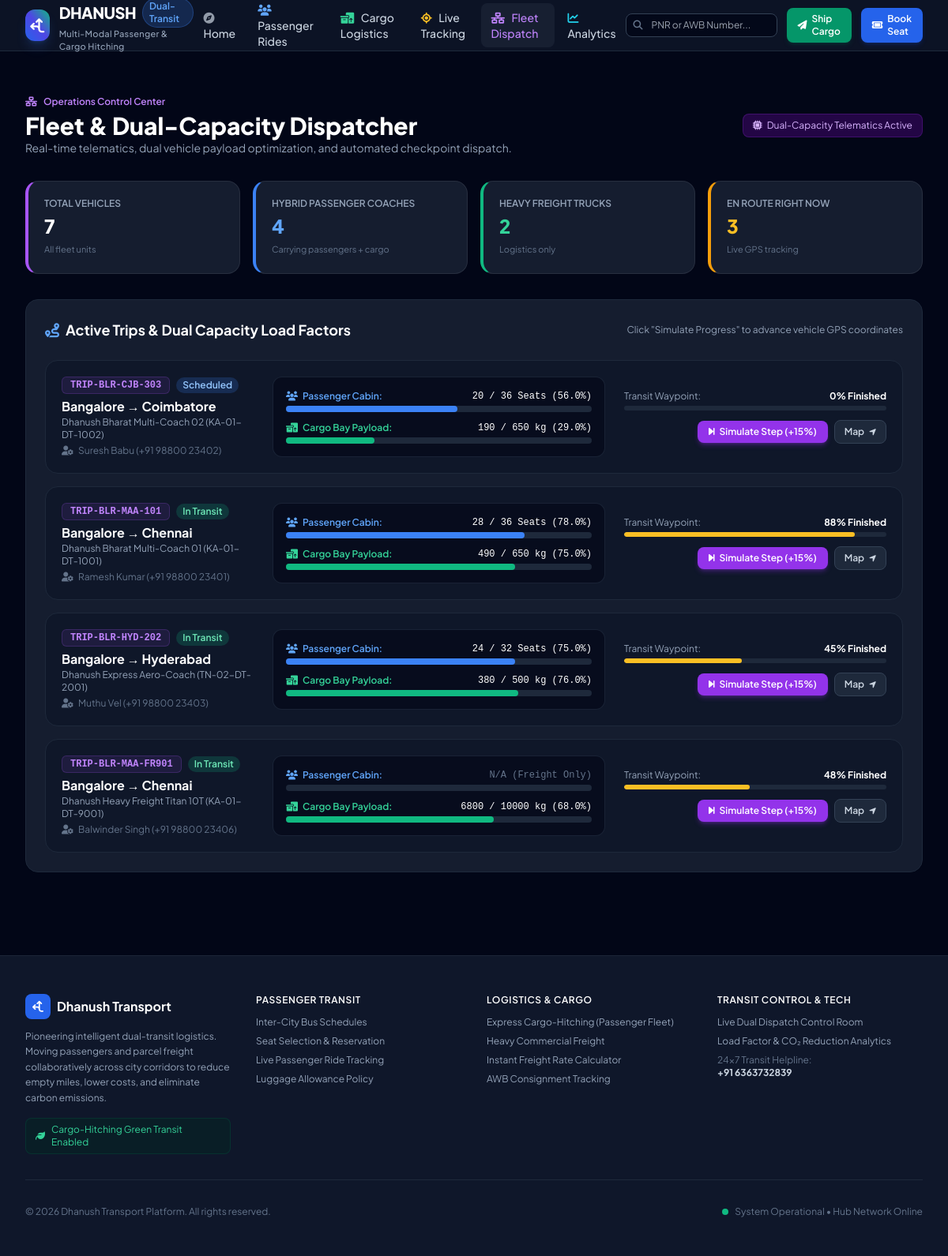
/fleet, run on the app's committed database.
### tables this page shows
CREATE TABLE trips (
        id INTEGER PRIMARY KEY AUTOINCREMENT,
        trip_code TEXT UNIQUE NOT NULL,
        route_id INTEGER NOT NULL,
        vehicle_id INTEGER NOT NULL,
        departure_time TEXT NOT NULL,
        arrival_time TEXT NOT NULL,
        status TEXT DEFAULT 'Scheduled', -- 'Scheduled', 'Boarding & Loading', 'In Transit', 'Completed'
        current_lat REAL,
        current_lng REAL,
        progress_pct INTEGER DEFAULT 0,
        booked_seats INTEGER DEFAULT 0,
        booked_cargo_kg REAL DEFAULT 0,
        FOREIGN KEY (route_id) REFERENCES routes(id),
        FOREIGN KEY (vehicle_id) REFERENCES vehicles(id)
    );

CREATE TABLE hubs (
        id INTEGER PRIMARY KEY AUTOINCREMENT,
        code TEXT UNIQUE NOT NULL,
        name TEXT NOT NULL,
        city TEXT NOT NULL,
        state TEXT NOT NULL,
        address TEXT NOT NULL,
        lat REAL NOT NULL,
        lng REAL NOT NULL,
        phone TEXT
    );

CREATE TABLE vehicles (
        id INTEGER PRIMARY KEY AUTOINCREMENT,
        reg_number TEXT UNIQUE NOT NULL,
        name TEXT NOT NULL,
        vehicle_type TEXT NOT NULL, -- 'Hybrid Passenger Bus', 'Express Cargo Minivan', 'Heavy Freight Truck'
        total_seats INTEGER DEFAULT 0,
        total_cargo_kg REAL DEFAULT 0,
        total_cargo_cbm REAL DEFAULT 0,
        driver_name TEXT NOT NULL,
        driver_phone TEXT NOT NULL,
        current_hub_id INTEGER,
        status TEXT DEFAULT 'Available', -- 'Available', 'In Transit', 'Maintenance'
        FOREIGN KEY (current_hub_id) REFERENCES hubs(id)
    );

### app.py (the view)
@app.route('/fleet')
def fleet_control():
    conn = get_db_connection()
    trips = conn.execute('''
        SELECT t.*, r.distance_km, r.duration_hours,
               v.name as vehicle_name, v.vehicle_type, v.reg_number, v.total_seats, v.total_cargo_kg,
               v.driver_name, v.driver_phone,
               h1.city as origin_city, h1.name as origin_hub_name,
               h2.city as dest_city, h2.name as dest_hub_name
        FROM trips t
        JOIN routes r ON t.route_id = r.id
        JOIN vehicles v ON t.vehicle_id = v.id
        JOIN hubs h1 ON r.origin_hub_id = h1.id
        JOIN hubs h2 ON r.dest_hub_id = h2.id
        ORDER BY t.status DESC, t.id ASC
    ''').fetchall()
    fleet_summary = {
        'total_vehicles': conn.execute("SELECT COUNT(*) FROM vehicles").fetchone()[0],
        'hybrid_coaches': conn.execute("SELECT COUNT(*) FROM vehicles WHERE vehicle_type LIKE '%Passenger%'").fetchone()[0],
        'freight_trucks': conn.execute("SELECT COUNT(*) FROM vehicles WHERE vehicle_type LIKE '%Freight%'").fetchone()[0],
        'active_in_transit': conn.execute("SELECT COUNT(*) FROM trips WHERE status = 'In Transit'").fetchone()[0]
    }
    conn.close()
    return render_template('fleet_dispatch.html', trips=trips, summary=fleet_summary)

### app.py (called while the page is built)
@app.context_processor
def inject_common_data():
    conn = get_db_connection()
    hubs = conn.execute("SELECT * FROM hubs ORDER BY city").fetchall()
    conn.close()
    return {'all_hubs': hubs, 'current_year': datetime.now().year}

### models.py (called while the page is built)
def get_db_connection():
    conn = sqlite3.connect(DB_PATH)
    conn.row_factory = sqlite3.Row
    conn.execute("PRAGMA foreign_keys = ON")
    return conn

### templates/fleet_dispatch.html (shortened to what this page needs)
{% extends "base.html" %}
{% block content %}
<div class="max-w-7xl mx-auto px-4 sm:px-6 lg:px-8 py-10">
    <div class="flex flex-col md:flex-row md:items-center justify-between gap-4 mb-8">
        <div>
            <div class="flex items-center gap-2 text-xs text-purple-400 font-semibold mb-1">
                <i class="fa-solid fa-network-wired"></i> Operations Control Center
            </div>
            <h1 class="text-3xl font-extrabold text-white">Fleet & Dual-Capacity Dispatcher</h1>
            <p class="text-sm text-slate-400">Real-time telematics, dual vehicle payload optimization, and automated checkpoint dispatch.</p>
        </div>
        <div class="flex items-center gap-2">
            <span class="text-xs bg-purple-950/60 border border-purple-800/40 px-3 py-1.5 rounded-lg text-purple-300">
                <i class="fa-solid fa-microchip mr-1"></i> Dual-Capacity Telematics Active
            </span>
        </div>
    </div>
    <div class="grid grid-cols-2 md:grid-cols-4 gap-4 mb-8">
        <div class="glass-card p-5 rounded-2xl border-l-4 border-l-purple-500">
            <span class="text-xs text-slate-400 block font-semibold uppercase">Total Vehicles</span>
            <div class="text-2xl font-black text-white mt-1">{{ summary.total_vehicles }}</div>
            <span class="text-[11px] text-slate-500">All fleet units</span>
        </div>
        <div class="glass-card p-5 rounded-2xl border-l-4 border-l-blue-500">
            <span class="text-xs text-slate-400 block font-semibold uppercase">Hybrid Passenger Coaches</span>
            <div class="text-2xl font-black text-blue-400 mt-1">{{ summary.hybrid_coaches }}</div>
            <span class="text-[11px] text-slate-500">Carrying passengers + cargo</span>
        </div>
        <div class="glass-card p-5 rounded-2xl border-l-4 border-l-emerald-500">
            <span class="text-xs text-slate-400 block font-semibold uppercase">Heavy Freight Trucks</span>
            <div class="text-2xl font-black text-emerald-400 mt-1">{{ summary.freight_trucks }}</div>
            <span class="text-[11px] text-slate-500">Logistics only</span>
        </div>
        <div class="glass-card p-5 rounded-2xl border-l-4 border-l-amber-500">
            <span class="text-xs text-slate-400 block font-semibold uppercase">En Route Right Now</span>
            <div class="text-2xl font-black text-amber-400 mt-1">{{ summary.active_in_transit }}</div>
            <span class="text-[11px] text-slate-500">Live GPS tracking</span>
        </div>
    </div>
    <div class="glass-card rounded-2xl border border-slate-800 p-6">
        <div class="flex items-center justify-between mb-6">
            <h3 class="text-lg font-bold text-white flex items-center gap-2">
                <i class="fa-solid fa-route text-blue-400"></i> Active Trips & Dual Capacity Load Factors
            </h3>
            <span class="text-xs text-slate-400">Click "Simulate Progress" to advance vehicle GPS coordinates</span>
        </div>
        <div class="space-y-4">
            {% for trip in trips %}
            <div class="bg-slate-900/90 rounded-2xl p-5 border border-slate-800 glass-card-hover">
                <div class="grid grid-cols-1 lg:grid-cols-12 gap-6 items-center">
                    <div class="lg:col-span-3">
                        <div class="flex items-center gap-2 mb-1">
                            <span class="text-xs font-mono font-bold px-2.5 py-0.5 rounded-md bg-purple-500/10 text-purple-400 border border-purple-500/20">
                                {{ trip.trip_code }}
                            </span>
                            <span class="text-xs px-2 py-0.5 rounded-full font-semibold {{ 'bg-emerald-500/20 text-emerald-300' if trip.status == 'In Transit' else ('bg-blue-500/20 text-blue-300' if trip.status == 'Scheduled' else 'bg-slate-800 text-slate-400') }}">
                                {{ trip.status }}
                            </span>
                        </div>
                        <h4 class="text-base font-bold text-white mt-1">{{ trip.origin_city }} &rarr; {{ trip.dest_city }}</h4>
                        <p class="text-xs text-slate-400">{{ trip.vehicle_name }} ({{ trip.reg_number }})</p>
                        <p class="text-xs text-slate-500 mt-1"><i class="fa-solid fa-user-gear mr-1"></i> {{ trip.driver_name }} ({{ trip.driver_phone }})</p>
                    </div>
                    <div class="lg:col-span-5 bg-slate-950/60 p-4 rounded-xl border border-slate-800/80 space-y-3">
                        <div>
                            <div class="flex justify-between text-xs mb-1">
                                <span class="text-blue-400 font-semibold flex items-center gap-1.5">
                                    <i class="fa-solid fa-users"></i> Passenger Cabin:
                                </span>
                                <span class="text-white font-mono">
                                    {% if trip.total_seats > 0 %}
                                    {{ trip.booked_seats }} / {{ trip.total_seats }} Seats ({{ (trip.booked_seats / trip.total_seats * 100)|round }}%)
                                    {% else %}
                                    <span class="text-slate-500">N/A (Freight Only)</span>
                                    {% endif %}
                                </span>
                            </div>
                            <div class="w-full bg-slate-800 rounded-full h-2">
                                {% if trip.total_seats > 0 %}
                                <div class="bg-blue-500 h-2 rounded-full" style="width: {{ (trip.booked_seats / trip.total_seats * 100)|round }}%"></div>
                                {% else %}
                                <div class="bg-slate-700 h-2 rounded-full" style="width: 0%"></div>
                                {% endif %}
                            </div>
                        </div>
                        <div>
                            <div class="flex justify-between text-xs mb-1">
                                <span class="text-emerald-400 font-semibold flex items-center gap-1.5">
                                    <i class="fa-solid fa-boxes-packing"></i> Cargo Bay Payload:
                                </span>
                                <span class="text-white font-mono">
                                    {{ "%.0f"|format(trip.booked_cargo_kg) }} / {{ "%.0f"|format(trip.total_cargo_kg) }} kg ({{ (trip.booked_cargo_kg / (trip.total_cargo_kg or 1) * 100)|round }}%)
                                </span>
                            </div>
                            <div class="w-full bg-slate-800 rounded-full h-2">
                                <div class="bg-emerald-500 h-2 rounded-full" style="width: {{ (trip.booked_cargo_kg / (trip.total_cargo_kg or 1) * 100)|round }}%"></div>
                            </div>
                        </div>
                    </div>
                    <div class="lg:col-span-4 flex flex-col justify-between items-end gap-3">
                        <div class="w-full text-right">
                            <div class="flex justify-between text-xs text-slate-400 mb-1">
                                <span>Transit Waypoint:</span>
                                <span class="font-bold text-white">{{ trip.progress_pct or 0 }}% Finished</span>
                            </div>
                            <div class="w-full bg-slate-800 rounded-full h-1.5 overflow-hidden">
                                <div class="bg-amber-400 h-1.5 rounded-full" style="width: {{ trip.progress_pct or 0 }}%"></div>
                            </div>
                        </div>
                        <div class="flex items-center gap-2 w-full sm:w-auto">
                            {% if trip.status != 'Completed' %}
                            <form action="{{ url_for('simulate_trip_progress', trip_id=trip.id) }}" method="POST">
                                <button type="submit" class="px-3.5 py-1.5 bg-purple-600 hover:bg-purple-500 text-white text-xs font-semibold rounded-lg shadow-md shadow-purple-600/30 flex items-center gap-1.5 transition-all">
                                    <i class="fa-solid fa-forward-step"></i> Simulate Step (+15%)
                                </button>
                            </form>
                            {% else %}
                            <span class="text-xs px-3 py-1 rounded-lg bg-slate-800 text-slate-500 font-semibold">
                                <i class="fa-solid fa-flag-checkered mr-1"></i> Trip Completed
                            </span>
                            {% endif %}
                            <a href="{{ url_for('tracking_details', tracking_ref='PNR-DT-882101' if trip.id == 1 else ('AWB-DT-10081' if trip.id == 2 else 'AWB-DT-90050')) }}" class="px-3 py-1.5 bg-slate-800 hover:bg-slate-700 text-slate-300 text-xs font-semibold rounded-lg border border-slate-700 transition-colors">
                                Map <i class="fa-solid fa-location-arrow text-[10px] ml-1"></i>
                            </a>
                        </div>
                    </div>
                </div>
            </div>
            {% endfor %}
        </div>
    </div>
</div>
{% endblock %}

### static/css/custom.css (style rules this page uses)
:root { --primary: #2563eb; --primary-dark: #1d4ed8; --accent: #f59e0b; --cargo-accent: #059669; }
body { font-family: 'Plus Jakarta Sans', sans-serif; background-color: #0f172a; color: #f1f5f9; }
.glass-card { background: rgba(30, 41, 59, 0.7); backdrop-filter: blur(12px); border: 1px solid rgba(255, 255, 255, 0.08); }
.glass-card-hover { transition: all 0.25s ease-in-out; }

### data on the page
trips: trip_code "TRIP-BLR-CJB-303", status "Scheduled", origin_city "Bangalore", dest_city "Coimbatore", vehicle_name "Dhanush Bharat Multi-Coach 02", reg_number "KA-01-DT-1002", driver_name "Suresh Babu", driver_phone "+91 98800 23402", booked_seats "20", total_seats "36", (trip.booked_seats/trip.total_seats*100)|round "56.0", booked_cargo_kg "190", booked_cargo_kg.total_cargo_kg "29.0", progress_pct "0"
vehicles: total_cargo_kg "650"
trips: trip_code "TRIP-BLR-MAA-101", status "In Transit", origin_city "Bangalore", dest_city "Chennai", vehicle_name "Dhanush Bharat Multi-Coach 01", reg_number "KA-01-DT-1001", driver_name "Ramesh Kumar", driver_phone "+91 98800 23401", booked_seats "28", total_seats "36", (trip.booked_seats/trip.total_seats*100)|round "78.0", booked_cargo_kg "490", booked_cargo_kg.total_cargo_kg "75.0", progress_pct "88"
vehicles: total_cargo_kg "650"
trips: trip_code "TRIP-BLR-HYD-202", status "In Transit", origin_city "Bangalore", dest_city "Hyderabad", vehicle_name "Dhanush Express Aero-Coach", reg_number "TN-02-DT-2001", driver_name "Muthu Vel", driver_phone "+91 98800 23403", booked_seats "24", total_seats "32", (trip.booked_seats/trip.total_seats*100)|round "75.0", booked_cargo_kg "380", booked_cargo_kg.total_cargo_kg "76.0", progress_pct "45"
vehicles: total_cargo_kg "500"
trips: trip_code "TRIP-BLR-MAA-FR901", status "In Transit", origin_city "Bangalore", dest_city "Chennai", vehicle_name "Dhanush Heavy Freight Titan 10T", reg_number "KA-01-DT-9001", driver_name "Balwinder Singh", driver_phone "+91 98800 23406", shows "N/A (Freight Only)", booked_cargo_kg "6800", booked_cargo_kg.total_cargo_kg "68.0", progress_pct "48"
vehicles: total_cargo_kg "10000"

### other printed values
{{ summary.total_vehicles }} "7"
{{ summary.hybrid_coaches }} "4"
{{ summary.freight_trucks }} "2"
{{ summary.active_in_transit }} "3"
